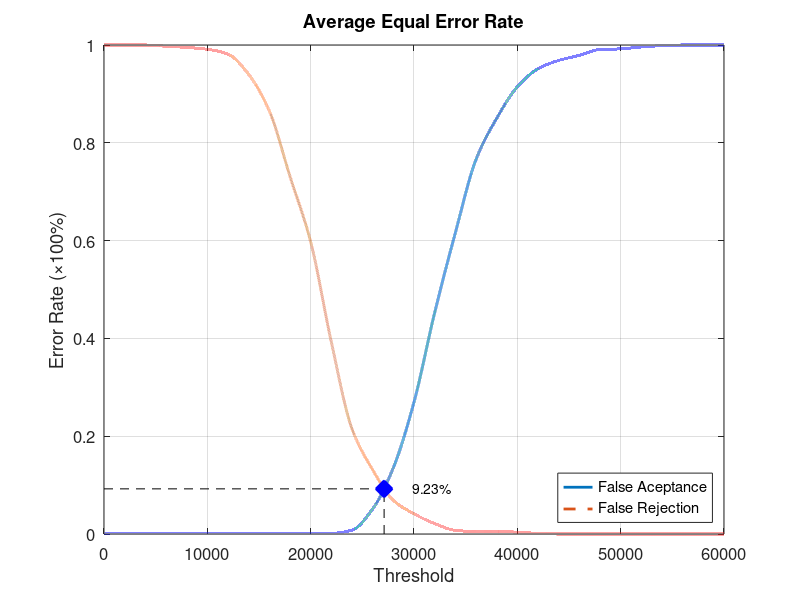
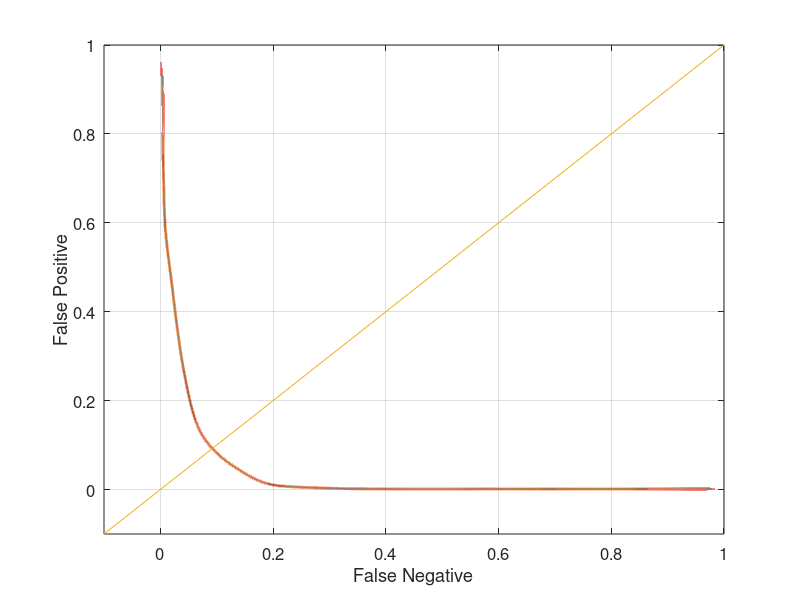

MATLAB code for these plots, in order:
function yEER = Experiment5Average
close all;
clear;
clc;
x = 0:2000:60000;
xq = 0:0.5:60000;

y0 = [0 0.00131579 0.00131579 0.00131579 0.00131579 0.00131579 0.00131579 0.00131579 0.00131579 0.00131579 0.00131579 0.00131579 0.00789474 0.0513158 0.135526 0.269737 0.452632 0.615789 0.765789 0.85 0.914474 0.951316 0.968421 0.978947 0.990789 0.992105 0.996053 0.998684 1 1 1];
yy0 = interp1(x, y0, xq, 'pchip');
y1 = [1 1 1 0.9975 0.995 0.99125 0.98125 0.94 0.865 0.73125 0.5975 0.3925 0.215 0.13125 0.06875 0.04125 0.02125 0.0075 0.005 0.005 0.00375 0.00125 0 0 0 0 0 0 0 0 0];
yy1 = interp1(x, y1, xq, 'pchip');

% Calculating EER: 
y2 = abs(y0 - y1);
find(y2 == min(y2))
yy2 = abs(yy0 - yy1);
xEER = find(yy2 == min(yy2));
xEERIndex = xq(xEER) % X-axis EER
yEER = yy0(xEER) % Y-axis EER

main = figure
plot(xq, yy0,'-','LineWidth', 2);	hold on
plot(xq, yy1,'--','LineWidth', 2);	hold on
plot([xEERIndex xEERIndex], [0 yEER], 'k--');	hold on
plot([0 xEERIndex], [yEER yEER], 'k--');	hold on
plot(xEERIndex, yEER, 'bx', 'LineWidth', 10);	hold on
text(xEERIndex + 10 * xEERIndex / 100, yEER, [num2str(round((10000 * yEER)) / 100) '%'])
legend('False Aceptance', 'False Rejection', 'Location', 'SouthEast')
xlabel('Threshold')
ylabel('Error Rate (\times100%)')
title('Average Equal Error Rate')
set(gca, 'FontSize', 12)
axis([0 60000 0 1])
grid on

print(main, 'Experiment5AverageMain', '-dpng');
FNRxFPR = figure('Color', [1 1 1]);
plot(yy1, yy0, '-', yy1, yy0, 'LineWidth', 2);
hold on
y = -0.1:0.1:1
plot(y, y); 
set(gca, 'FontSize', 12)
xlabel('False Negative')
ylabel('False Positive')
axis([-0.1 1 -0.1 1])
set(gca, 'FontSize', 12)
grid on

print(FNRxFPR, 'Experiment5AverageFNRxFPR','-dpng');
end
